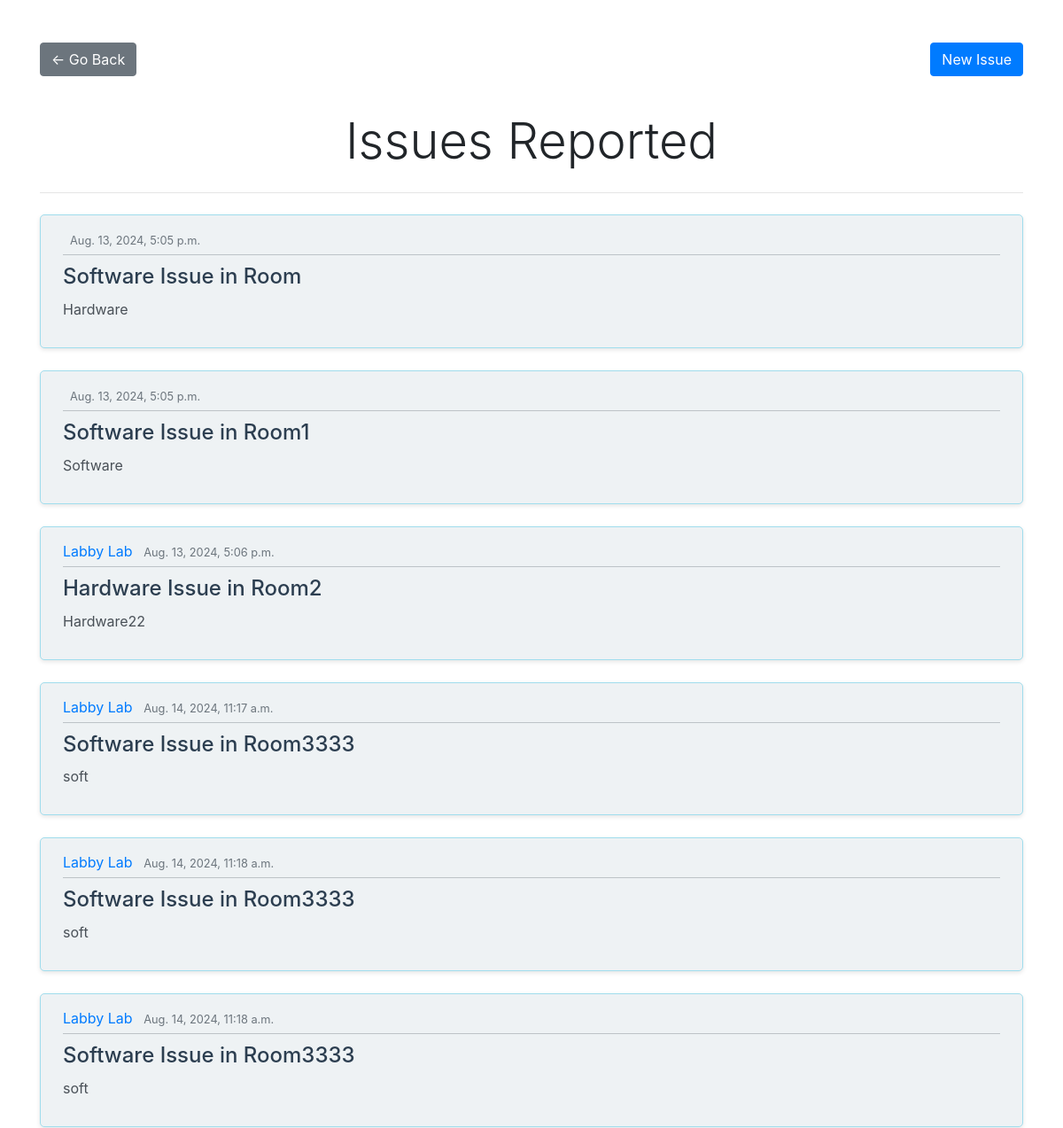
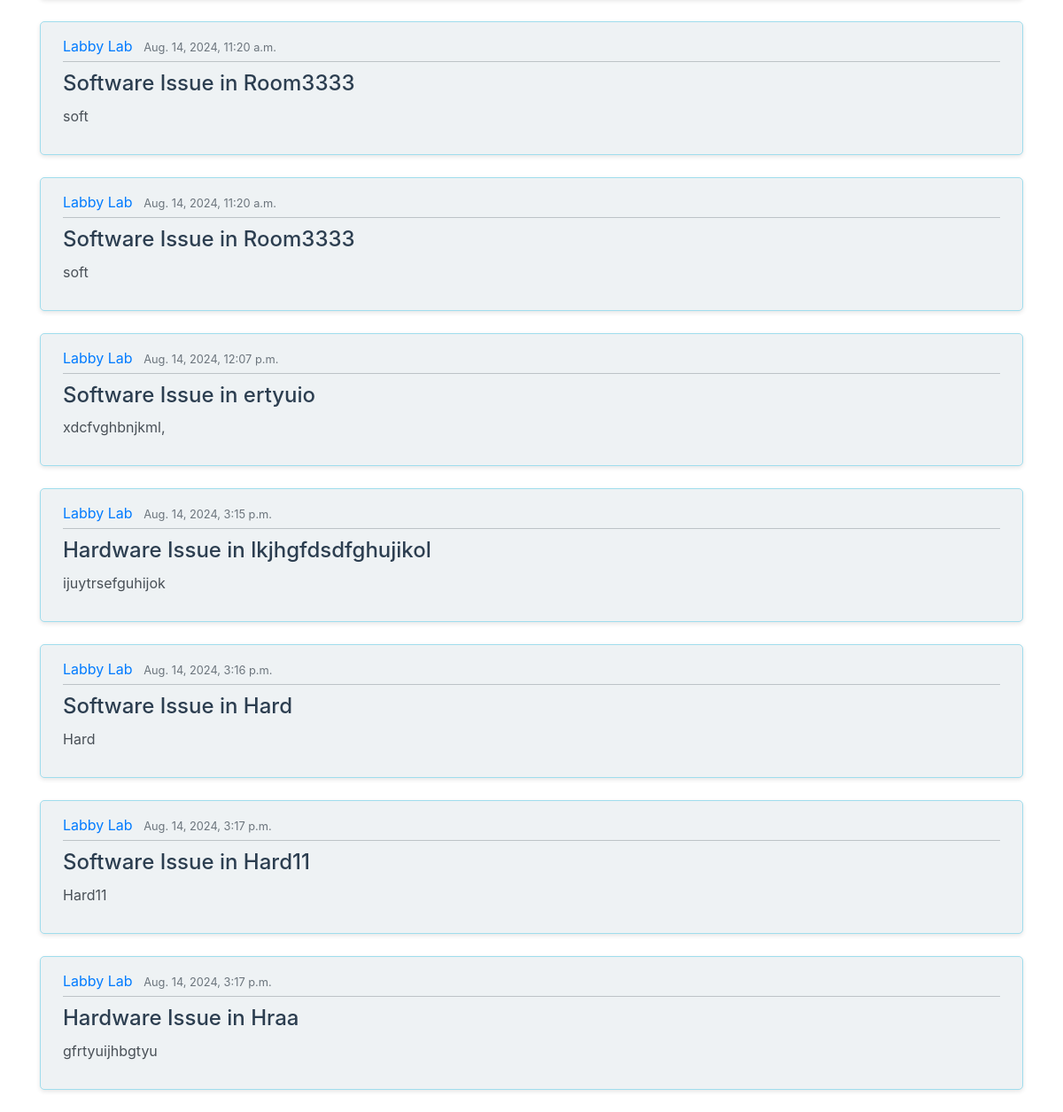
The page /report/ on the database its author committed (2 pictures, top to bottom).
### itreporting/models.py (models this page shows, shortened)
class Issue(models.Model):
    type = models.CharField(
        max_length=100,
        choices=[('Hardware', 'Hardware'), ('Software', 'Software')]
    )
    room = models.CharField(max_length=100)
    urgent = models.BooleanField(default=False)
    details = models.TextField()
    date_submitted = models.DateTimeField(default=timezone.now)
    description = models.TextField()
    author = models.ForeignKey(User, related_name='issues', on_delete=models.CASCADE)
    def __str__(self):
        return f'{self.type} Issue in {self.room}'

### users/models.py (models this page shows)
class Profile(models.Model):
    user = models.OneToOneField(User, on_delete=models.CASCADE)
    image = models.ImageField(default='media/profile_pics/default.png', upload_to='profile_pics')
    def __str__(self):
        return f'{self.user.first_name} {self.user.last_name}'

### itreporting/views.py (the view)
# urls.py: path('report/', views.report, name='report'),
def report(request):
    issues = Issue.objects.all()
    context = {'issues': issues, 'title': 'Issues Reported'}
    return render(request, 'itreporting/report.html', context)

### itreporting/templates/itreporting/report.html (shortened to what this page needs)
<!DOCTYPE html>
<html lang="en">
<head>
    <link rel="stylesheet" href="https://stackpath.bootstrapcdn.com/bootstrap/4.5.2/css/bootstrap.min.css">
</head>
<body>
<div class="container mt-5">
    <div class="btn-container">
        <a href="{% url 'home' %}" class="btn btn-secondary btn-go-back">&larr; Go Back</a>
        <a href="{% url 'issue-create' %}" class="btn btn-primary btn-new-issue">New Issue</a>
    </div>
    <h1 class="display-4 text-center">Issues Reported</h1>
    <hr class="my-4">
    {% for issue in issues %}
    <article class="media content-section">
        <div class="media-body">
            <div class="article-metadata">
                <a class="mr-2" href="{% url 'user-issues' issue.author.username %}">
                    {{ issue.author.profile }}
                </a>
                <small class="text-muted">{{ issue.date_submitted }}</small>
            </div>
            <h2>
                <a class="article-title" href="{% url 'issue-detail' issue.id %}">
                    {{ issue }}
                </a>
            </h2>
            <p class="article-content">{{ issue.details }}</p>
        </div>
    </article>
    {% endfor %}
</div>
</body>
</html>

### itreporting/templates/itreporting/report.html (style rules this page uses)
.content-section { background: #eef2f4; padding: 15px 25px; border: 1px solid #a0dded; border-radius: 5px; margin-bottom: 25px; box-shadow: 0px 2px 5px rgba(0, 0, 0, 0.1); }
.article-title { color: #2c3e50; font-weight: 500; text-decoration: none; }
.article-metadata { padding-bottom: 5px; margin-bottom: 10px; border-bottom: 1px solid #bdc3c7; color: #7f8c8d; }
.text-muted { color: #6c757d !important; }
.media-body h2 { font-size: 1.5rem; margin-bottom: 10px; }
.media-body p { font-size: 1rem; color: #495057; }
.btn-go-back, .btn-new-issue { margin-bottom: 20px; }
.btn-container { display: flex; justify-content: space-between; margin-bottom: 20px; }

### rows shown on the page
Issue: date_submitted "Aug. 13, 2024, 5:05 p.m.", type+room "Software Issue in Room", details "Hardware"
Issue: date_submitted "Aug. 13, 2024, 5:05 p.m.", type+room "Software Issue in Room1", details "Software"
Issue: author.profile "Labby Lab", date_submitted "Aug. 13, 2024, 5:06 p.m.", type+room "Hardware Issue in Room2", details "Hardware22"
Issue: author.profile "Labby Lab", date_submitted "Aug. 14, 2024, 11:17 a.m.", type+room "Software Issue in Room3333", details "soft"
Issue: author.profile "Labby Lab", date_submitted "Aug. 14, 2024, 11:18 a.m.", type+room "Software Issue in Room3333", details "soft"
Issue: author.profile "Labby Lab", date_submitted "Aug. 14, 2024, 11:18 a.m.", type+room "Software Issue in Room3333", details "soft"
Issue: author.profile "Labby Lab", date_submitted "Aug. 14, 2024, 11:20 a.m.", type+room "Software Issue in Room3333", details "soft"
Issue: author.profile "Labby Lab", date_submitted "Aug. 14, 2024, 11:20 a.m.", type+room "Software Issue in Room3333", details "soft"
Issue: author.profile "Labby Lab", date_submitted "Aug. 14, 2024, 12:07 p.m.", type+room "Software Issue in ertyuio", details "xdcfvghbnjkml,"
Issue: author.profile "Labby Lab", date_submitted "Aug. 14, 2024, 3:15 p.m.", type+room "Hardware Issue in lkjhgfdsdfghujikol", details "ijuytrsefguhijok"
Issue: author.profile "Labby Lab", date_submitted "Aug. 14, 2024, 3:16 p.m.", type+room "Software Issue in Hard", details "Hard"
Issue: author.profile "Labby Lab", date_submitted "Aug. 14, 2024, 3:17 p.m.", type+room "Software Issue in Hard11", details "Hard11"
Issue: author.profile "Labby Lab", date_submitted "Aug. 14, 2024, 3:17 p.m.", type+room "Hardware Issue in Hraa", details "gfrtyuijhbgtyu"
